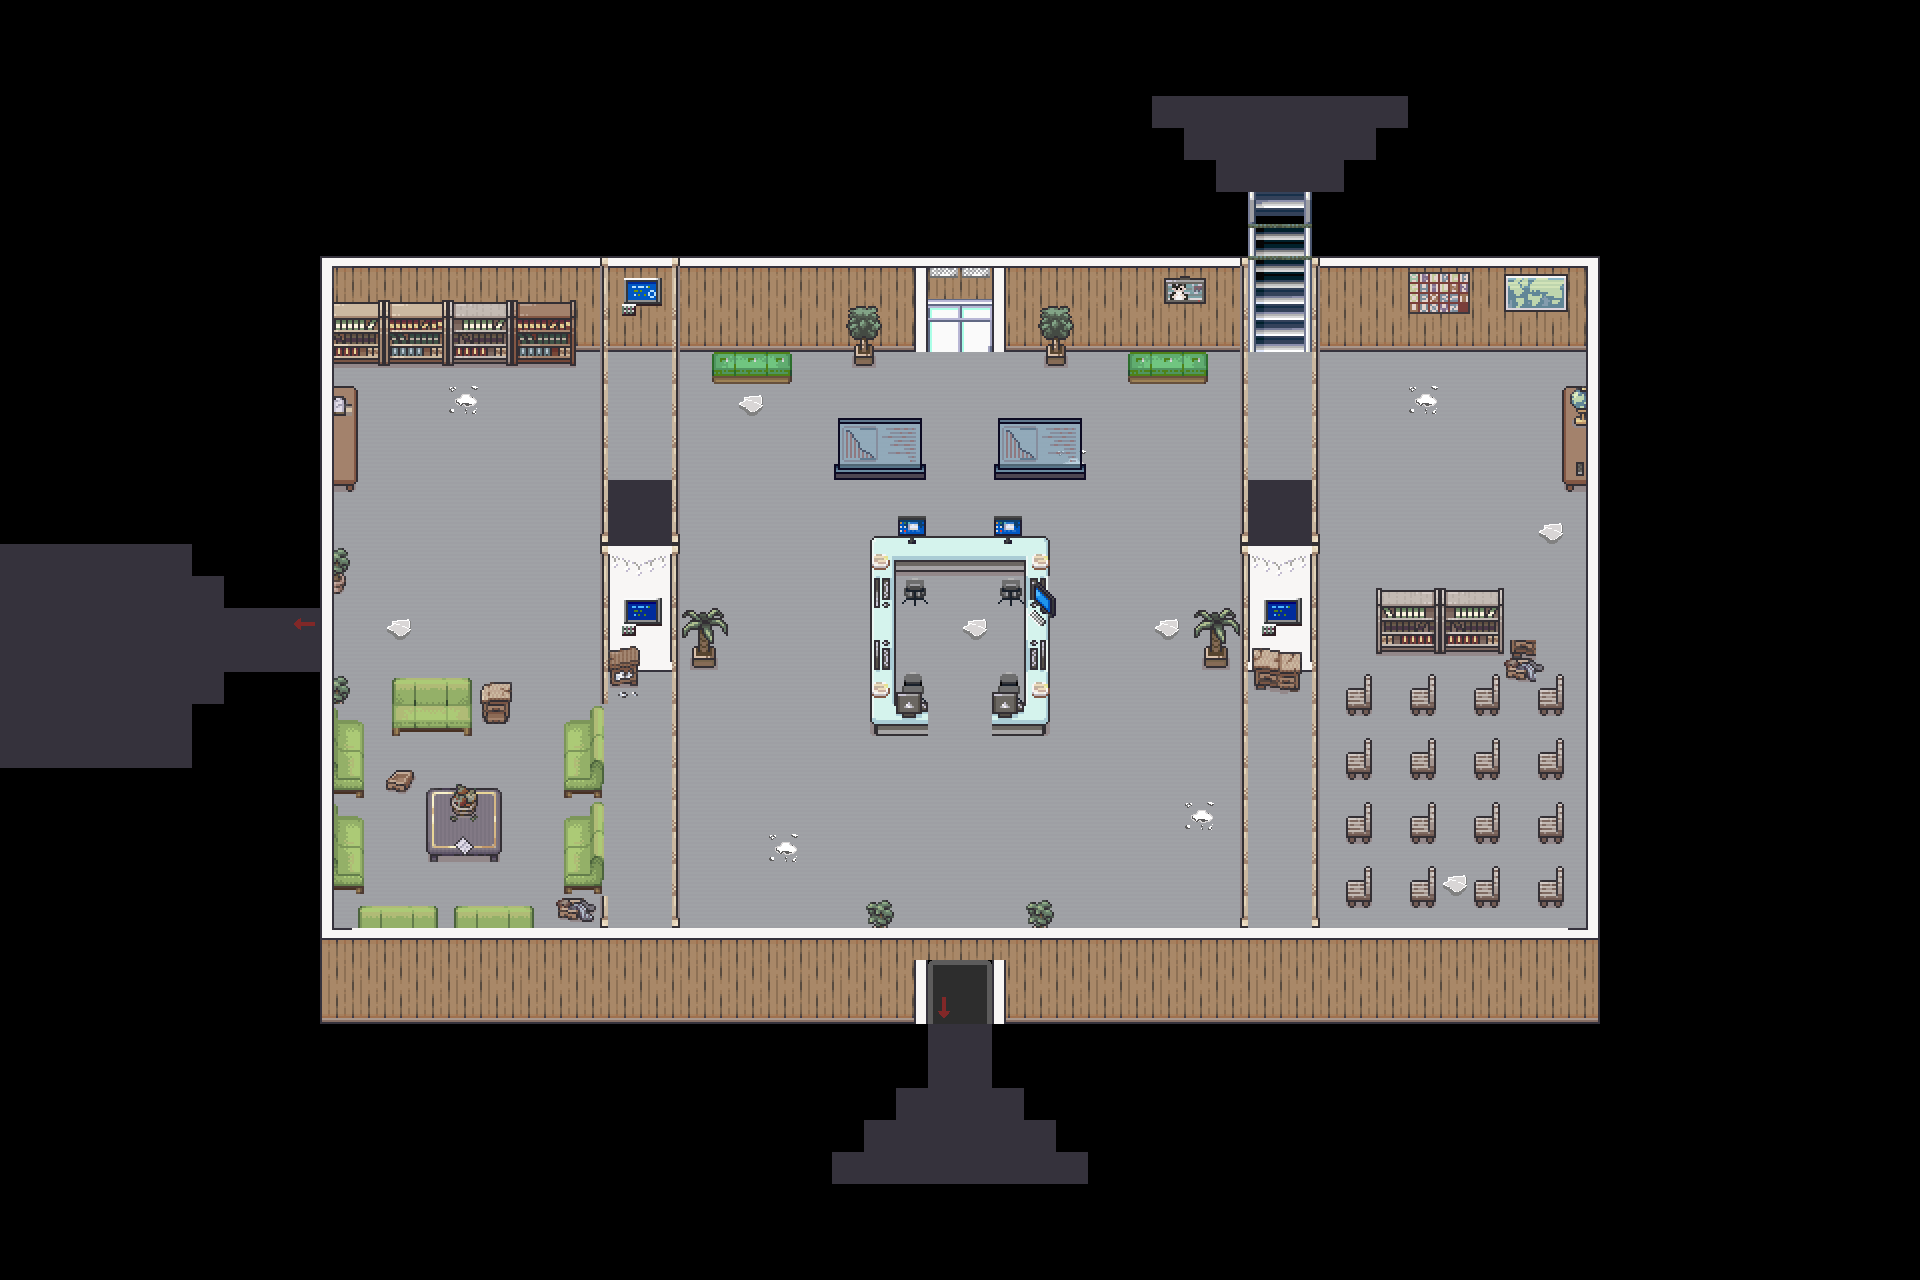

The image is a tile-based game level rendered from a .tmx file. Its description and source (layers, tilesets, objects; grid data summarised) follow:
An orthogonal 60x40 tile map with 32x32 px tiles, 4 tile layers (FondoBase, FondoSuperior, FondoSobre, FondoCielo), 6 tilesets and 47 objects (37x ObjtLimite, 2x ObjtConector, 2x ObjtEnemigo, 2x ObjtExtra, 2x ObjtVida, ...).

<map version="1.10" tiledversion="1.11.2" orientation="orthogonal" renderorder="right-down" width="60" height="40" tilewidth="32" tileheight="32" infinite="0" nextlayerid="10" nextobjectid="51">
 <tileset firstgid="1" source="diseños/DiseñoNivel2(1).tsx" />
 <tileset firstgid="392" source="diseños/DiseñoNivel1.tsx" />
 <tileset firstgid="456" source="diseños/DiseñoNivel2(2).tsx" />
 <tileset firstgid="1880" source="diseños/DiseñoNivel2_3(1).tsx" />
 <tileset firstgid="2136" source="diseños/DiseñoNivel2_3(2).tsx" />
 <tileset firstgid="2392" source="diseños/DiseñoNivel6(2).tsx" />
 <layer id="1" name="FondoBase" width="60" height="40">
  <data>[2400 cells, 1034 non-empty, 15 distinct tile ids]</data>
 </layer>
 <layer id="2" name="FondoSuperior" width="60" height="40">
  <data>[2400 cells, 148 non-empty, 89 distinct tile ids]</data>
 </layer>
 <layer id="8" name="FondoSobre" width="60" height="40">
  <data>[2400 cells, 180 non-empty, 58 distinct tile ids]</data>
 </layer>
 <layer id="7" name="FondoCielo" width="60" height="40">
  <data>[2400 cells, 232 non-empty, 57 distinct tile ids]</data>
 </layer>
 <objectgroup id="3" name="ObjectLimites">
  <object id="1" name="limite" type="ObjtLimite" x="321" y="258" width="253" height="84" />
  <object id="2" name="limite" type="ObjtLimite" x="578" y="257" width="1018" height="72" />
  <object id="3" name="limite" type="ObjtLimite" x="321" y="895" width="283" height="128" />
  <object id="4" name="limite" type="ObjtLimite" x="604" y="963" width="995" height="57" />
  <object id="5" name="limite" type="ObjtLimite" x="1343" y="672" width="253" height="292" />
  <object id="6" name="limite" type="ObjtLimite" x="1563" y="332" width="34" height="126" />
  <object id="7" name="limite" type="ObjtLimite" x="1586" y="459" width="11" height="213" />
  <object id="8" name="limite" type="ObjtLimite" x="1375" y="629" width="127" height="21" />
  <object id="9" name="limite" type="ObjtLimite" x="1504" y="641" width="40" height="31" />
  <object id="10" name="limite" type="ObjtLimite" x="1023" y="938" width="35" height="25" />
  <object id="11" name="limite" type="ObjtLimite" x="862" y="938" width="35" height="25" />
  <object id="12" name="limite" type="ObjtLimite" x="686" y="643" width="35" height="25" />
  <object id="13" name="limite" type="ObjtLimite" x="603" y="640" width="73" height="36" />
  <object id="14" name="limite" type="ObjtLimite" x="1199" y="644" width="35" height="25" />
  <object id="15" name="limite" type="ObjtLimite" x="1244" y="640" width="73" height="36" />
  <object id="16" name="limite" type="ObjtLimite" x="427" y="803" width="73" height="59" />
  <object id="17" name="limite" type="ObjtLimite" x="391" y="705" width="79" height="32" />
  <object id="18" name="limite" type="ObjtLimite" x="480" y="705" width="30" height="19" />
  <object id="19" name="limite" type="ObjtLimite" x="321" y="699" width="42" height="196" />
  <object id="20" name="limite" type="ObjtLimite" x="562" y="706" width="42" height="189" />
  <object id="21" name="limite" type="ObjtLimite" x="321" y="344" width="36" height="118" />
  <object id="22" name="limite" type="ObjtLimite" x="333" y="572" width="12" height="14" />
  <object id="23" name="limite" type="ObjtLimite" x="320" y="462" width="13" height="238" />
  <object id="24" name="limite" type="ObjtLimite" x="712" y="330" width="79" height="42" />
  <object id="25" name="limite" type="ObjtLimite" x="1129" y="329" width="79" height="42" />
  <object id="26" name="limite" type="ObjtLimite" x="1044" y="329" width="24" height="26" />
  <object id="27" name="limite" type="ObjtLimite" x="853" y="329" width="24" height="26" />
  <object id="28" name="limite" type="ObjtLimite" x="870" y="542" width="24" height="182" />
  <object id="29" name="limite" type="ObjtLimite" x="992" y="686" width="34" height="38" />
  <object id="30" name="limite" type="ObjtLimite" x="894" y="686" width="34" height="38" />
  <object id="31" name="limite" type="ObjtLimite" x="1026" y="637" width="24" height="87" />
  <object id="32" name="limite" type="ObjtLimite" x="1000" y="542" width="50" height="54" />
  <object id="33" name="limite" type="ObjtLimite" x="1036" y="596" width="14" height="41" />
  <object id="34" name="limite" type="ObjtLimite" x="894" y="542" width="32" height="54" />
  <object id="35" name="limite" type="ObjtLimite" x="926" y="542" width="74" height="11" />
  <object id="44" name="limite" type="ObjtLimite" x="993" y="457" width="94" height="21" />
  <object id="45" name="limite" type="ObjtLimite" x="832" y="457" width="94" height="21" />
 </objectgroup>
 <objectgroup id="9" name="ObjectConectores">
  <object id="41" name="AsComedor" type="ObjtConector" x="335" y="619" width="32" height="27">
   <properties>
    <property name="targetMapTypeStr" value="COMEDOR" />
    <property name="targetSpawnX" type="float" value="1388" />
    <property name="targetSpawnY" type="float" value="609" />
   </properties>
  </object>
  <object id="40" name="AsConsultorio" type="ObjtConector" x="943" y="921" width="32" height="27">
   <properties>
    <property name="targetMapTypeStr" value="CONSULTORIO" />
    <property name="targetSpawnX" type="float" value="1117" />
    <property name="targetSpawnY" type="float" value="772" />
   </properties>
  </object>
 </objectgroup>
 <objectgroup id="4" name="ObjectJugador">
  <object id="39" name="player" type="ObjtPlayer" x="945" y="909" width="28" height="25" />
 </objectgroup>
 <objectgroup id="5" name="ObjectEnemigos">
  <object id="42" name="enemigo" type="ObjtEnemigo" x="626" y="599" width="26" height="25" />
  <object id="43" name="enemigo" type="ObjtEnemigo" x="1267" y="600" width="26" height="25" />
 </objectgroup>
 <objectgroup id="6" name="ObjectRecogibles">
  <object id="36" name="llave" type="ObjtExtra" x="1564" y="460" width="21" height="17" />
  <object id="38" name="recogible" type="ObjtRecogible" x="1013" y="604" width="34" height="21" />
  <object id="46" name="botiquin" type="ObjtExtra" x="890" y="617" width="21" height="17" />
  <object id="49" name="botiquin" type="ObjtVida" x="953" y="547" width="21" height="17" />
  <object id="50" name="botiquin" type="ObjtVida" x="479" y="786" width="21" height="17" />
 </objectgroup>
</map>
